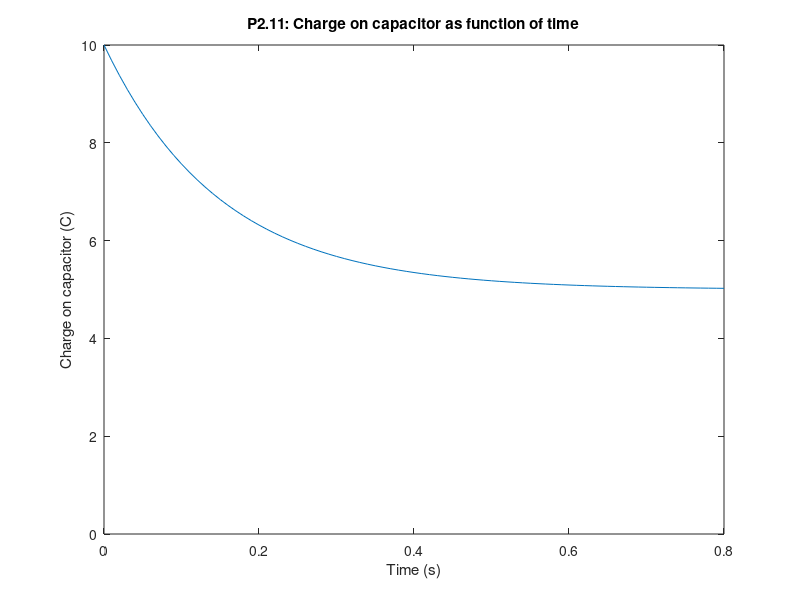

Here is the MATLAB script that generated this plot:
%% Connor McGarty, cmcgarty - P2.11, Chapra Text
% File: cmcgarty_P2_11.m
%
% Submission Date: Thursday, February 6 2020 - 2/6/2020
% 
% Problem P2.11: A simple electric circuit consisting of a resistor, a
% capacitor, and an inductor is depicted as shown in Fig. P2.11. The charge
% on the capacitor 
% $q(t)$
% as a function of time can be computed as 
%
% $$ q(t) = q_{0}e^{\frac{-Rt}{2L}}\cos[\sqrt{\frac{1}{LC}-(\frac{R}{2L})^{2}t}] $$
%
% where 
% $t=$
% time,
% $q_{0}=10$
% , the initial charge,
% $R=60$
% , the resistance, 
% %L=9$
% , the inductance, and
% $C=0.00005$
% , the capacitance. Use MATLAB to generate a plot of this function from 
% $t=0$
% to 
% $0.8$
% given the above. 

%% Solution
clear;clc;
initial_charge = 10; % coulombs
resistance = 60; % ohms
inductance = 9; % H
capacitance = 0.00005; % F
t_init = 0; % s
t_final = 0.8; % s
t_delta = 0.01; % s
t_vector = [t_init : t_delta : t_final];

q_time = initial_charge .* exp((-resistance .* t_vector) ./ (2 * inductance)) ...
    .* cos(sqrt((1 / inductance * capacitance) - ... 
    ((resistance / (2 * inductance)) .^ 2)) .* t_vector);

plot(t_vector, q_time);
xlabel('Time (s)');
ylabel('Charge on capacitor (C)');
ylim([0, 10]);
title('P2.11: Charge on capacitor as function of time');